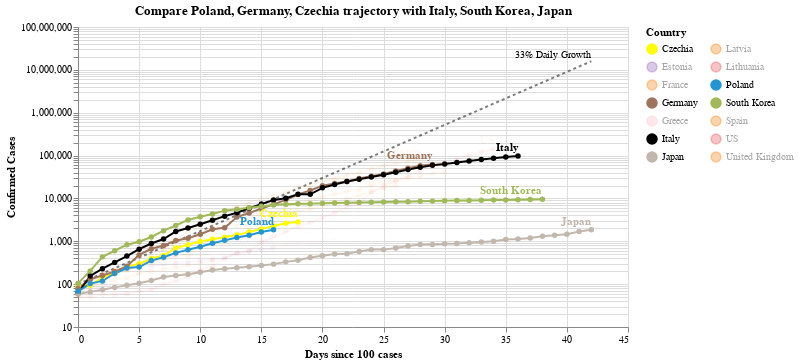

The cell this chart's notebook holds for it:
### Code cell
#hide_input
chart2 = make_since_chart(['Poland', 'Germany', 'Czechia'])
chart2

### Figure 1 — Vega-Lite specification as saved in the notebook (floating-point values rounded to 4 significant figures; data arrays with more than 128 entries replaced by an {"elided": "..."} marker saying what was removed)
{"config": {"view": {"continuousWidth": 400, "continuousHeight": 300}}, "layer": [{"mark": {"type": "line", "color": "black", "opacity": 0.5, "strokeDash": [3, 3]}, "encoding": {"x": {"type": "quantitative", "field": "Days since 100 cases"}, "y": {"type": "quantitative", "field": "Confirmed Cases"}}}, {"mark": {"type": "text", "align": "right", "dy": -6, "fontSize": 10, "text": "33% Daily Growth"}, "encoding": {"x": {"type": "quantitative", "field": "Days since 100 cases"}, "y": {"type": "quantitative", "field": "Confirmed Cases"}}, "transform": [{"filter": "(datum['Days since 100 cases'] >= 42)"}]}, {"data": {"name": "data-48fa2c6042ddd6908719d7f4304414de"}, "mark": {"type": "line", "point": true}, "encoding": {"color": {"type": "nominal", "field": "Country", "legend": {"columns": 2}, "scale": {"domain": ["Czechia", "Estonia", "France", "Germany", "Greece", "Italy", "Japan", "Latvia", "Lithuania", "Poland", "South Korea", "Spain", "US", "United Kingdom"], "range": ["yellow", "#9467bd", "#F58518", "#9D755D", "pink", "black", "#C1B7AD", "#F58518", "#E45756", "#2495D3", "#A1BA59", "#F58518", "#E45756", "#F58518"]}}, "opacity": {"condition": {"value": 1, "selection": "selector002"}, "value": 0.05}, "tooltip": [{"type": "nominal", "field": "Country"}, {"type": "temporal", "field": "Date"}, {"type": "quantitative", "field": "Confirmed Cases"}, {"type": "quantitative", "field": "Days since 100 cases"}], "x": {"type": "quantitative", "field": "Days since 100 cases"}, "y": {"type": "quantitative", "field": "Confirmed Cases", "scale": {"type": "log"}}}, "selection": {"selector002": {"type": "multi", "fields": ["Country"], "bind": "legend", "init": [{"Country": "Poland"}, {"Country": "Germany"}, {"Country": "Czechia"}, {"Country": "Italy"}, {"Country": "South Korea"}, {"Country": "Japan"}]}}, "width": 550}, {"data": {"name": "data-48fa2c6042ddd6908719d7f4304414de"}, "mark": {"type": "text", "align": "right", "dy": -8, "fontWeight": "bold"}, "encoding": {"color": {"type": "nominal", "field": "Country", "legend": {"columns": 2}, "scale": {"domain": ["Czechia", "Estonia", "France", "Germany", "Greece", "Italy", "Japan", "Latvia", "Lithuania", "Poland", "South Korea", "Spain", "US", "United Kingdom"], "range": ["yellow", "#9467bd", "#F58518", "#9D755D", "pink", "black", "#C1B7AD", "#F58518", "#E45756", "#2495D3", "#A1BA59", "#F58518", "#E45756", "#F58518"]}}, "opacity": {"condition": {"value": 1, "selection": "selector002"}, "value": 0.05}, "text": {"type": "nominal", "field": "Country"}, "tooltip": [{"type": "nominal", "field": "Country"}, {"type": "temporal", "field": "Date"}, {"type": "quantitative", "field": "Confirmed Cases"}, {"type": "quantitative", "field": "Days since 100 cases"}], "x": {"type": "quantitative", "field": "Days since 100 cases"}, "y": {"type": "quantitative", "field": "Confirmed Cases", "scale": {"type": "log"}}}, "transform": [{"filter": "(datum['Date'] >= 1585440000000)"}], "width": 550}], "data": {"name": "data-8f6a05142dd35def092a31a7bdaa1c96"}, "title": "Compare Poland, Germany, Czechia trajectory with Italy, South Korea, Japan", "$schema": "https://vega.github.io/schema/vega-lite/v4.0.2.json", "datasets": {"data-8f6a05142dd35def092a31a7bdaa1c96": [{"Days since 100 cases": 0, "Confirmed Cases": 100.0}, {"Days since 100 cases": 1, "Confirmed Cases": 133.0}, {"Days since 100 cases": 2, "Confirmed Cases": 176.9}, {"Days since 100 cases": 3, "Confirmed Cases": 235.3}, {"Days since 100 cases": 4, "Confirmed Cases": 312.9}, {"Days since 100 cases": 5, "Confirmed Cases": 416.2}, {"Days since 100 cases": 6, "Confirmed Cases": 553.5}, {"Days since 100 cases": 7, "Confirmed Cases": 736.1}, {"Days since 100 cases": 8, "Confirmed Cases": 979.1}, {"Days since 100 cases": 9, "Confirmed Cases": 1302.0}, {"Days since 100 cases": 10, "Confirmed Cases": 1732.0}, {"Days since 100 cases": 11, "Confirmed Cases": 2303.0}, {"Days since 100 cases": 12, "Confirmed Cases": 3064.0}, {"Days since 100 cases": 13, "Confirmed Cases": 4074.0}, {"Days since 100 cases": 14, "Confirmed Cases": 5419.0}, {"Days since 100 cases": 15, "Confirmed Cases": 7207.0}, {"Days since 100 cases": 16, "Confirmed Cases": 9586.0}, {"Days since 100 cases": 17, "Confirmed Cases": 12750.0}, {"Days since 100 cases": 18, "Confirmed Cases": 16960.0}, {"Days since 100 cases": 19, "Confirmed Cases": 22550.0}, {"Days since 100 cases": 20, "Confirmed Cases": 29990.0}, {"Days since 100 cases": 21, "Confirmed Cases": 39890.0}, {"Days since 100 cases": 22, "Confirmed Cases": 53060.0}, {"Days since 100 cases": 23, "Confirmed Cases": 70560.0}, {"Days since 100 cases": 24, "Confirmed Cases": 93850.0}, {"Days since 100 cases": 25, "Confirmed Cases": 124800.0}, {"Days since 100 cases": 26, "Confirmed Cases": 166000.0}, {"Days since 100 cases": 27, "Confirmed Cases": 220800.0}, {"Days since 100 cases": 28, "Confirmed Cases": 293700.0}, {"Days since 100 cases": 29, "Confirmed Cases": 390600.0}, {"Days since 100 cases": 30, "Confirmed Cases": 519500.0}, {"Days since 100 cases": 31, "Confirmed Cases": 690900.0}, {"Days since 100 cases": 32, "Confirmed Cases": 918900.0}, {"Days since 100 cases": 33, "Confirmed Cases": 1222000.0}, {"Days since 100 cases": 34, "Confirmed Cases": 1625000.0}, {"Days since 100 cases": 35, "Confirmed Cases": 2162000.0}, {"Days since 100 cases": 36, "Confirmed Cases": 2875000.0}, {"Days since 100 cases": 37, "Confirmed Cases": 3824000.0}, {"Days since 100 cases": 38, "Confirmed Cases": 5086000.0}, {"Days since 100 cases": 39, "Confirmed Cases": 6764000.0}, {"Days since 100 cases": 40, "Confirmed Cases": 8996000.0}, {"Days since 100 cases": 41, "Confirmed Cases": 11970000.0}, {"Days since 100 cases": 42, "Confirmed Cases": 15910000.0}], "data-48fa2c6042ddd6908719d7f4304414de": {"elided": "367 records"}}}
